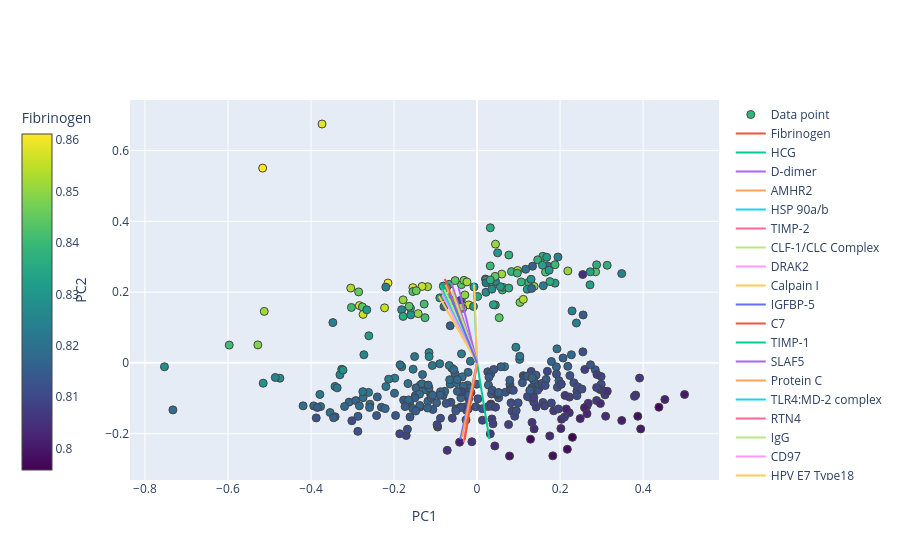

The cell this chart's notebook holds for it:
### Code cell
feature = 'Fibrinogen' 
fig = visualisation.pca_biplot(W, scores, corrected_second_trimester, topN = 20, XPC = 'PC1', YPC = 'PC2', feature = feature)
fig.show()

# cc_90th DE + constrained: PIM1, UFC1, CPNE1, PPIE?, RAN, DSC3, GPC2, COLEC12, UBE2N
# cc_90th non-DE + constrained: Cyclophilin A, IL-7 Ra, AMNLS, NRP1, FGF-12, Livin B, Arylsulfatase A, STX1a, Flt-3, 6-Phosphogluconate dehydrogenase, Endoglin, IF4A3, IL-17 RC, ULBP-2
# cc_90th non-DE + unconstrained: Fibrinogen

# cc_10th DE + constrained: PCNA, DSC3, GAS1, NR1D1, CNTF, DLL4?, LIN7B, MAPKAPK3?, MEPE?, FSTL3?, GPC2, IL22RA1
# cc_10th non-DE + constrained: Keratin 18, Livin B, GX, FGF-12, IL-10, ENA-78, Galectin-8, b-Endorphin, IL-7 Ra, TAJ, TNF sR-I, Arylsulfatase A, Cyclophilin A, carbonic anhydrase II
# cc_10th non-DE + unconstrained:

# expression different between groups: PKC-B-II, JAK2, Cyclophilin A, P-Selectin, IGFBP-6, Soggy-1, FER, a2-Macroglobulin, Thrombin, PKC-A, STX1a, Cadherin-6, PCSK7

# To be ignored because either problematic or irrelevant
# expression different between groups but highly correlated so potentially problematic: MAPKAPK3 + DEAD-box protein 19B + Integrin a1b1 + GAS1
# cc_90th DE + unconstrained: ACE2
# cc_10th DE + unconstrained: -

### Figure 1 — Plotly figure (JSON) as saved in the notebook; plotly's stock layout.template omitted (floating-point values rounded to 4 significant figures; data arrays with more than 128 entries replaced by an {"elided": "..."} marker saying what was removed)
{"data": [{"marker": {"color": {"elided": "372 float values"}, "colorbar": {"title": {"text": "Fibrinogen"}, "x": -0.2, "y": 0.5}, "colorscale": [[0, "#440154"], [0.1111, "#482878"], [0.2222, "#3e4989"], [0.3333, "#31688e"], [0.4444, "#26828e"], [0.5556, "#1f9e89"], [0.6667, "#35b779"], [0.7778, "#6ece58"], [0.8889, "#b5de2b"], [1, "#fde725"]], "line": {"width": 1}, "size": 8}, "mode": "markers", "name": "Data point", "text": {"elided": "371 str values"}, "type": "scatter", "x": {"elided": "372 float values"}, "y": {"elided": "372 float values"}}, {"mode": "lines", "name": "Fibrinogen", "type": "scatter", "x": [0, -0.07788], "y": [0, 0.2374]}, {"mode": "lines", "name": "HCG", "type": "scatter", "x": [0, -0.0882], "y": [0, 0.2192]}, {"mode": "lines", "name": "D-dimer", "type": "scatter", "x": [0, -0.06155], "y": [0, 0.2259]}, {"mode": "lines", "name": "AMHR2", "type": "scatter", "x": [0, -0.07587], "y": [0, 0.2208]}, {"mode": "lines", "name": "HSP 90a/b", "type": "scatter", "x": [0, -0.008175], "y": [0, 0.227]}, {"mode": "lines", "name": "TIMP-2", "type": "scatter", "x": [0, -0.03204], "y": [0, -0.2243]}, {"mode": "lines", "name": "CLF-1/CLC Complex", "type": "scatter", "x": [0, -0.07877], "y": [0, 0.2076]}, {"mode": "lines", "name": "DRAK2", "type": "scatter", "x": [0, -0.08615], "y": [0, 0.2046]}, {"mode": "lines", "name": "Calpain I", "type": "scatter", "x": [0, -0.006726], "y": [0, 0.2203]}, {"mode": "lines", "name": "IGFBP-5", "type": "scatter", "x": [0, -0.04053], "y": [0, -0.2162]}, {"mode": "lines", "name": "C7", "type": "scatter", "x": [0, -0.02968], "y": [0, -0.2175]}, {"mode": "lines", "name": "TIMP-1", "type": "scatter", "x": [0, 0.02972], "y": [0, -0.2157]}, {"mode": "lines", "name": "SLAF5", "type": "scatter", "x": [0, -0.04427], "y": [0, 0.2115]}, {"mode": "lines", "name": "Protein C", "type": "scatter", "x": [0, -0.03605], "y": [0, -0.2101]}, {"mode": "lines", "name": "TLR4:MD-2 complex", "type": "scatter", "x": [0, -0.08195], "y": [0, 0.1966]}, {"mode": "lines", "name": "RTN4", "type": "scatter", "x": [0, -0.05874], "y": [0, 0.2043]}, {"mode": "lines", "name": "IgG", "type": "scatter", "x": [0, -0.06012], "y": [0, 0.2032]}, {"mode": "lines", "name": "CD97", "type": "scatter", "x": [0, -0.08352], "y": [0, 0.1922]}, {"mode": "lines", "name": "HPV E7 Type18", "type": "scatter", "x": [0, -0.09176], "y": [0, 0.1881]}, {"mode": "lines", "name": "GP114", "type": "scatter", "x": [0, -0.06761], "y": [0, 0.1979]}], "layout": {"xaxis": {"title": {"text": "PC1"}}, "yaxis": {"title": {"text": "PC2"}}}}
